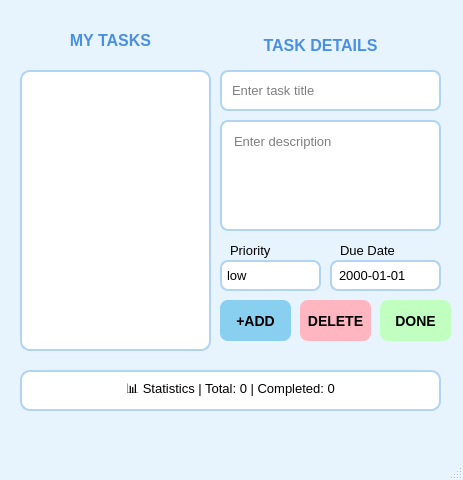
<?xml version="1.0" encoding="UTF-8"?>
<ui version="4.0">
 <class>MainWindow</class>
 <widget class="QMainWindow" name="MainWindow">
  <property name="geometry">
   <rect>
    <x>0</x>
    <y>0</y>
    <width>463</width>
    <height>480</height>
   </rect>
  </property>
  <property name="windowTitle">
   <string>To-do-List-App</string>
  </property>
  <property name="styleSheet">
   <string notr="true">QMainWindow {
    background-color: #E8F4FD;
}</string>
  </property>
  <widget class="QWidget" name="centralwidget">
   <widget class="QListWidget" name="task_list">
    <property name="geometry">
     <rect>
      <x>20</x>
      <y>70</y>
      <width>191</width>
      <height>281</height>
     </rect>
    </property>
    <property name="styleSheet">
     <string notr="true">QListWidget {
    background-color: #FFFFFF;
    color: #000000;
    border: 2px solid #B0D4F1;
    border-radius: 10px;
    padding: 10px;
    font-size: 13px;
}

QListWidget::item {
    padding: 8px;
    border-bottom: 1px solid #E8F4FD;
}

QListWidget::item:selected {
    background-color: #89CFF0;
    color: #000000;
    border-radius: 5px;
}

QListWidget::item:hover {
    background-color: #D6EEFB;
}</string>
    </property>
   </widget>
   <widget class="QComboBox" name="priority_combo">
    <property name="geometry">
     <rect>
      <x>220</x>
      <y>260</y>
      <width>101</width>
      <height>31</height>
     </rect>
    </property>
    <property name="styleSheet">
     <string notr="true">QComboBox {
    background-color: #FFFFFF;
    color: #000000;
    border: 2px solid #B0D4F1;
    border-radius: 8px;
    padding: 5px;
    font-size: 13px;
}

QComboBox:hover {
    border: 2px solid #89CFF0;
}

QComboBox::drop-down {
    border: none;
}

QComboBox::down-arrow {
    image: none;
    border-left: 5px solid transparent;
    border-right: 5px solid transparent;
    border-top: 5px solid #89CFF0;
    margin-right: 10px;
}</string>
    </property>
    <property name="editable">
     <bool>false</bool>
    </property>
    <property name="currentText">
     <string>low</string>
    </property>
    <property name="currentIndex">
     <number>0</number>
    </property>
    <property name="items" stdset="0">
     <char>
      <unicode>0</unicode>
     </char>
    </property>
    <property name="item" stdset="0">
     <string>low</string>
    </property>
    <item>
     <property name="text">
      <string>low</string>
     </property>
    </item>
    <item>
     <property name="text">
      <string>medium</string>
     </property>
    </item>
    <item>
     <property name="text">
      <string>high</string>
     </property>
    </item>
   </widget>
   <widget class="QDateEdit" name="due_date">
    <property name="geometry">
     <rect>
      <x>330</x>
      <y>260</y>
      <width>111</width>
      <height>31</height>
     </rect>
    </property>
    <property name="styleSheet">
     <string notr="true">QDateEdit {
    background-color: #FFFFFF;
    color: #000000;
    border: 2px solid #B0D4F1;
    border-radius: 8px;
    padding: 5px;
    font-size: 13px;
}

QDateEdit::drop-down {
    border: none;
}

QDateEdit::down-arrow {
    image: none;
    border-left: 5px solid transparent;
    border-right: 5px solid transparent;
    border-top: 5px solid #89CFF0;
}</string>
    </property>
    <property name="displayFormat">
     <string>yyyy-MM-dd</string>
    </property>
    <property name="calendarPopup">
     <bool>true</bool>
    </property>
   </widget>
   <widget class="QPushButton" name="add_btn">
    <property name="geometry">
     <rect>
      <x>220</x>
      <y>300</y>
      <width>71</width>
      <height>41</height>
     </rect>
    </property>
    <property name="cursor">
     <cursorShape>PointingHandCursor</cursorShape>
    </property>
    <property name="focusPolicy">
     <enum>Qt::NoFocus</enum>
    </property>
    <property name="styleSheet">
     <string notr="true">QPushButton {
    background-color: #89CFF0;
    color: #000000;
    border: none;
    border-radius: 8px;
    font-size: 14px;
    font-weight: bold;
    padding: 8px;
}

QPushButton:hover {
    background-color: #A8DAF5;
}

QPushButton:pressed {
    background-color: #6BB5E0;
}</string>
    </property>
    <property name="text">
     <string>+ADD</string>
    </property>
   </widget>
   <widget class="QPushButton" name="delete_btn">
    <property name="geometry">
     <rect>
      <x>300</x>
      <y>300</y>
      <width>71</width>
      <height>41</height>
     </rect>
    </property>
    <property name="cursor">
     <cursorShape>PointingHandCursor</cursorShape>
    </property>
    <property name="focusPolicy">
     <enum>Qt::NoFocus</enum>
    </property>
    <property name="styleSheet">
     <string notr="true">QPushButton {
    background-color: #FFB6C1;
    color: #000000;
    border: none;
    border-radius: 8px;
    font-size: 14px;
    font-weight: bold;
    padding: 8px;
}

QPushButton:hover {
    background-color: #FFC0CB;
}

QPushButton:pressed {
    background-color: #FF9EAF;
}</string>
    </property>
    <property name="text">
     <string>DELETE</string>
    </property>
   </widget>
   <widget class="QLabel" name="stats_label">
    <property name="geometry">
     <rect>
      <x>20</x>
      <y>370</y>
      <width>421</width>
      <height>41</height>
     </rect>
    </property>
    <property name="cursor">
     <cursorShape>PointingHandCursor</cursorShape>
    </property>
    <property name="styleSheet">
     <string notr="true">QLabel {
    background-color: #FFFFFF;
    color: #000000;
    border: 2px solid #B0D4F1;
    border-radius: 10px;
    padding: 8px;
    font-size: 13px;
}</string>
    </property>
    <property name="text">
     <string>📊 Statistics | Total: 0 | Completed: 0</string>
    </property>
    <property name="alignment">
     <set>Qt::AlignCenter</set>
    </property>
   </widget>
   <widget class="QLineEdit" name="title_input">
    <property name="geometry">
     <rect>
      <x>220</x>
      <y>70</y>
      <width>221</width>
      <height>41</height>
     </rect>
    </property>
    <property name="styleSheet">
     <string notr="true">QLineEdit {
    background-color: #FFFFFF;
    color: #000000;
    border: 2px solid #B0D4F1;
    border-radius: 8px;
    padding: 8px;
    font-size: 13px;
}

QLineEdit:focus {
    border: 2px solid #89CFF0;
    background-color: #FFFFFF;
}</string>
    </property>
    <property name="placeholderText">
     <string>Enter task title</string>
    </property>
   </widget>
   <widget class="QLabel" name="label">
    <property name="geometry">
     <rect>
      <x>20</x>
      <y>20</y>
      <width>181</width>
      <height>41</height>
     </rect>
    </property>
    <property name="styleSheet">
     <string notr="true">QLabel {
    color: #4A90E2;
    font-size: 16px;
    font-weight: bold;
    background-color: transparent;
}</string>
    </property>
    <property name="text">
     <string>MY TASKS</string>
    </property>
    <property name="alignment">
     <set>Qt::AlignCenter</set>
    </property>
   </widget>
   <widget class="QLabel" name="label_2">
    <property name="geometry">
     <rect>
      <x>210</x>
      <y>30</y>
      <width>221</width>
      <height>31</height>
     </rect>
    </property>
    <property name="styleSheet">
     <string notr="true">QLabel {
    color: #4A90E2;
    font-size: 16px;
    font-weight: bold;
    background-color: transparent;
}</string>
    </property>
    <property name="text">
     <string>TASK DETAILS</string>
    </property>
    <property name="alignment">
     <set>Qt::AlignCenter</set>
    </property>
   </widget>
   <widget class="QTextEdit" name="desc_input">
    <property name="geometry">
     <rect>
      <x>220</x>
      <y>120</y>
      <width>221</width>
      <height>111</height>
     </rect>
    </property>
    <property name="styleSheet">
     <string notr="true">QTextEdit {
    background-color: #FFFFFF;
    color: #000000;
    border: 2px solid #B0D4F1;
    border-radius: 8px;
    padding: 8px;
    font-size: 13px;
}

QTextEdit:focus {
    border: 2px solid #89CFF0;
}</string>
    </property>
    <property name="placeholderText">
     <string>Enter description</string>
    </property>
   </widget>
   <widget class="QLabel" name="priority_label">
    <property name="geometry">
     <rect>
      <x>230</x>
      <y>240</y>
      <width>91</width>
      <height>20</height>
     </rect>
    </property>
    <property name="styleSheet">
     <string notr="true">color: #000000; font-size: 13px;</string>
    </property>
    <property name="text">
     <string>Priority</string>
    </property>
   </widget>
   <widget class="QLabel" name="duedate_label">
    <property name="geometry">
     <rect>
      <x>340</x>
      <y>240</y>
      <width>91</width>
      <height>20</height>
     </rect>
    </property>
    <property name="styleSheet">
     <string notr="true"> color: #000000; font-size: 13px; </string>
    </property>
    <property name="text">
     <string>Due Date</string>
    </property>
   </widget>
   <widget class="QPushButton" name="delete_btn_2">
    <property name="geometry">
     <rect>
      <x>380</x>
      <y>300</y>
      <width>71</width>
      <height>41</height>
     </rect>
    </property>
    <property name="cursor">
     <cursorShape>PointingHandCursor</cursorShape>
    </property>
    <property name="focusPolicy">
     <enum>Qt::NoFocus</enum>
    </property>
    <property name="styleSheet">
     <string notr="true">QPushButton {
    background-color: #C1FFC1;
    color: #000000;
    border: none;
    border-radius: 8px;
    font-size: 14px;
    font-weight: bold;
    padding: 8px;
}

QPushButton:hover {
    background-color: #D4FFD4;
}

QPushButton:pressed {
    background-color: #A8E6A8;
}</string>
    </property>
    <property name="text">
     <string>DONE</string>
    </property>
   </widget>
   <zorder>priority_combo</zorder>
   <zorder>due_date</zorder>
   <zorder>add_btn</zorder>
   <zorder>delete_btn</zorder>
   <zorder>stats_label</zorder>
   <zorder>task_list</zorder>
   <zorder>title_input</zorder>
   <zorder>label</zorder>
   <zorder>label_2</zorder>
   <zorder>desc_input</zorder>
   <zorder>priority_label</zorder>
   <zorder>duedate_label</zorder>
   <zorder>delete_btn_2</zorder>
  </widget>
  <widget class="QMenuBar" name="menubar">
   <property name="geometry">
    <rect>
     <x>0</x>
     <y>0</y>
     <width>463</width>
     <height>26</height>
    </rect>
   </property>
  </widget>
  <widget class="QStatusBar" name="statusbar"/>
 </widget>
 <resources/>
 <connections/>
</ui>
